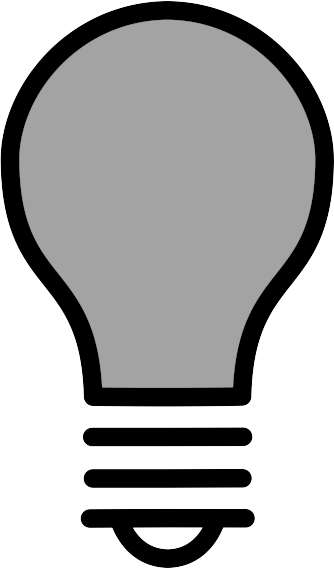
#> input picture Visual Dashboard Codes/light sensor/Luminosity_bulb/media/light_bulb_grey.png, 334 x 569 px
$ python Luminosity.py
#> lines starting #> are read from the running program, lines starting #| are printed output that depends on the picture
import matplotlib.pyplot as plt
from matplotlib import image as mpimg
from matplotlib.patches import Rectangle
import random

plt.gcf().set_facecolor('black')

max_value = 63000

# Fonction pour ajouter une image à une position spécifique
def add_image_with_position(img_path, position, scale=1.0, zorder=0):
#> called with img_path = 'media/light_bulb_grey.png', position = (301, 285), scale = 1, zorder = 0
    img = mpimg.imread(img_path)
#> img is the input picture: shape (569, 334, 4) float32; mean R, G, B, A 0.673, 0.673, 0.673, 0.601
    img_width = img.shape[1] * scale
#> img_width = 334
    img_height = img.shape[0] * scale
#> img_height = 569
    # Calculez les nouvelles coordonnées de l'extent pour garder le centre de l'image fixe
    new_extent = (position[0] - img_width / 2, position[0] + img_width / 2, position[1] - img_height / 2,
                  position[1] + img_height / 2)
#> new_extent = (134, 468, 0.5, 569.5)
    image_object = plt.imshow(img, extent=new_extent, zorder=zorder)
    return image_object


# Chargement de l'image de la light_bulb_grey
img_path_background = r'media/light_bulb_grey.png'
background_shape = add_image_with_position(img_path_background, (301, 285), zorder=0)

# Chargement de l'image sun_transparent color
img_path_sun_transparent = r'media/sun_transparent.png'
sun_transparent_position = (300, 400)  # Définissez la position de la tour Eiffel
sun_transparent_image = add_image_with_position(img_path_sun_transparent, sun_transparent_position, scale=1.0, zorder=1)
#> call 2 of add_image_with_position, with img_path = 'media/sun_transparent.png', position = (300, 400), scale = 1, zorder = 1
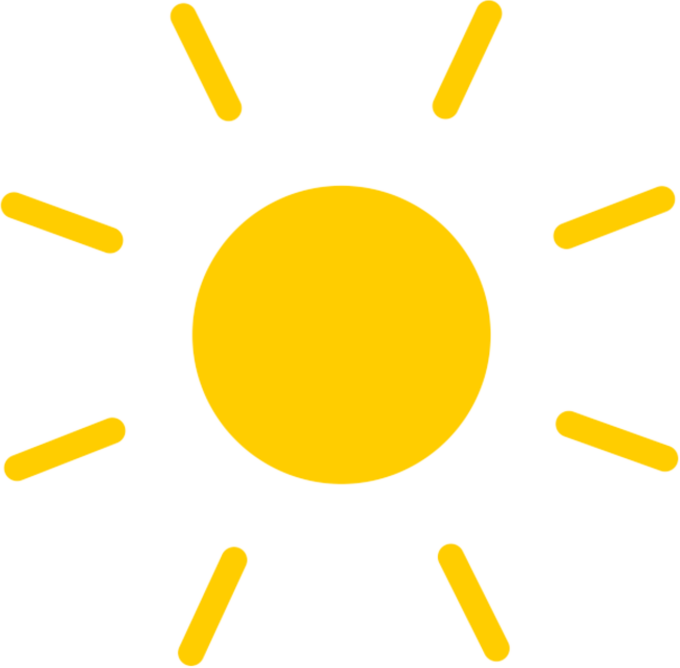
#> input picture Visual Dashboard Codes/light sensor/Luminosity_bulb/media/sun_transparent.png, 680 x 668 px
#> in add_image_with_position, img is the input picture: shape (668, 680, 4) float32; mean R, G, B, A 1, 0.958, 0.786, 0.214

# Chargement de light_buble_transparent color
img_path_light_bulb_grey = r'media/light_bulb_white_black.png'
burj_khalifa_position = (301, 285)  # Définissez la position de la tour Burj Khalifa
light_bulb_image = add_image_with_position(img_path_light_bulb_grey, burj_khalifa_position, zorder=2)
#> call 3 of add_image_with_position, with img_path = 'media/light_bulb_white_black.png', position = (301, 285), scale = 1, zorder = 2
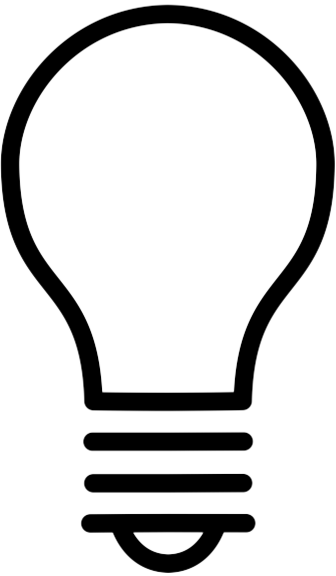
#> input picture Visual Dashboard Codes/light sensor/Luminosity_bulb/media/light_bulb_white_black.png, 336 x 576 px
#> in add_image_with_position, img is the input picture: shape (576, 336, 4) float32; mean R, G, B, A 0.829, 0.829, 0.829, 0.171

# Réglez la limite des axes pour s'adapter aux images
plt.xlim(-100, 700)
plt.ylim(0, 800)

# Désactivez les axes et affichez uniquement les images
plt.axis('off')

# Sauvegardez la disposition des images dans un fichier sans afficher le graphique
plt.savefig('layout.png', bbox_inches='tight', pad_inches=0)
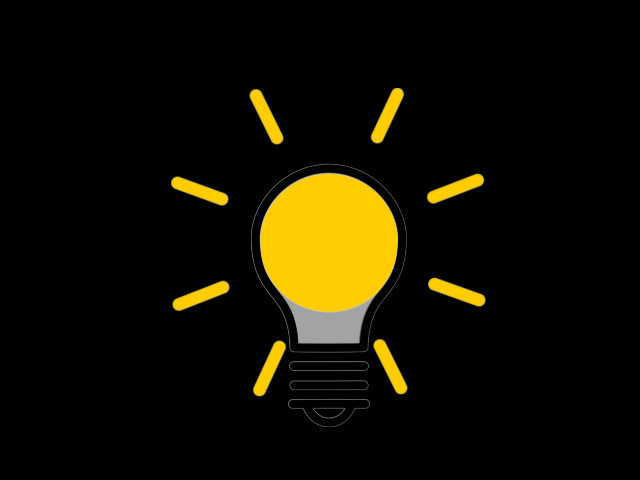
#> figure drawn by matplotlib, 1 panel

# Text annotation for light value
light_text = plt.text(330, 400, '', ha='center', va='center', fontsize=24, color='white', fontfamily='Bebas Neue')


# Function to format light intensity value
def format_light_value(value):
    if value >= 1000:
        return '{:.1f} klux'.format(value / 1000)
    elif value >= 1:
        return '{:.1f} lux'.format(value)
    elif value == 0:
        return 'hight'.format(value)
    elif value >= 0.001:
        return '{:.1f} mlx'.format(value * 1000)
    elif value >= 0.000001:
        return '{:.1f} µlux'.format(value * 1000000)


# Mise à jour de la valeur aléatoire chaque seconde
while True:

    # Supprimer l'image sun_transparent et light_bulb précédente si elles existent
    if sun_transparent_image:
        sun_transparent_image.remove()
    if light_bulb_image:
        light_bulb_image.remove()

    random_value = random.randint(0, max_value)
    if random_value != 0:
        x = random_value / max_value
    else :
        x = 1
    light_text.set_text(format_light_value(random_value))

    # Ajouter la nouvelle image et mettre à jour les références
    sun_transparent_image = add_image_with_position(img_path_sun_transparent, sun_transparent_position, scale=x,
                                                    zorder=1)
    light_bulb_image = add_image_with_position(img_path_light_bulb_grey, burj_khalifa_position, zorder=2)

    plt.pause(1)
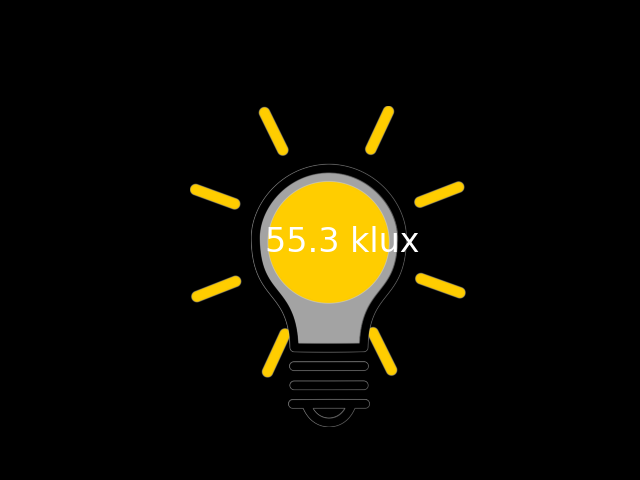
#> figure drawn by matplotlib, 1 panel
